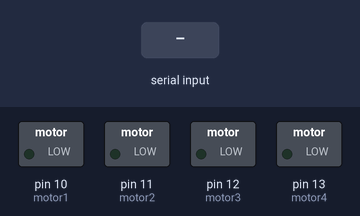
Simulated run of this sketch. Board: Arduino Uno, built with avr-gcc and run on an emulated ATmega328P. On the bench: switched loads named in the sketch (green lamp = pin HIGH). Inputs (shaded band) come from the test bench.

Above: at 1.2 s.
1.3 s: "F" received over Serial
At 1.9 s:
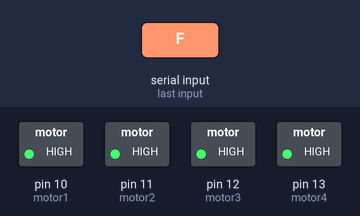
2.8 s: "L" received over Serial
At 4.0 s:
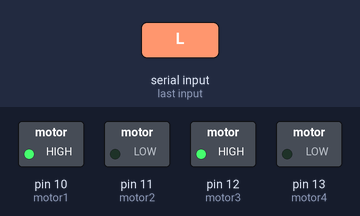
4.3 s: "R" received over Serial
At 5.4 s:
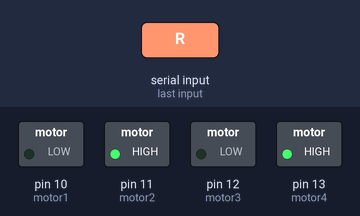
5.8 s: "B" received over Serial
At 6.5 s:
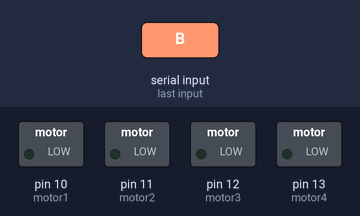
Timing chart, 0 to 8.3 s (numbered marks = the images above; inputs shaded):
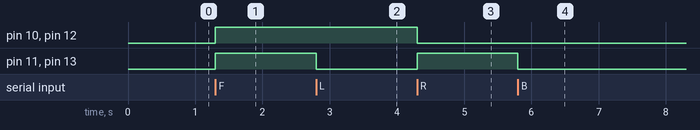

Measured:
- after the input at 1.3 s, pin 10 (motor1), pin 11 (motor2), pin 12 (motor3), pin 13 (motor4): LOW → HIGH at once
- after the input at 2.8 s, pin 11 (motor2), pin 13 (motor4): HIGH → LOW at once
- after the input at 4.3 s, pin 10 (motor1), pin 12 (motor3): HIGH → LOW at once; pin 11 (motor2), pin 13 (motor4): LOW → HIGH at once
- after the input at 5.8 s, pin 11 (motor2), pin 13 (motor4): HIGH → LOW at once

The sketch:

RoboCrab.ino
```cpp
// motor's vars
int motor1 = 10,
    motor2 = 11,
    motor3 = 12,
    motor4 = 13;

void setup() {
  Serial.begin(9600); // init bluetooth data

  for (int motor = motor1; motor >= motor1 && motor <= motor4; motor++) pinMode(motor, OUTPUT); // init digital pins
}

// func for go
void go( int turn1 = 0, int turn2 = 0, int turn3 = 0, int turn4 = 0 ) {
  digitalWrite(motor1, turn1);
  digitalWrite(motor2, turn2);
  digitalWrite(motor3, turn3);
  digitalWrite(motor4, turn4);
}

void loop() {

  switch ( Serial.read() ) { // turn
    case 'F': go(1, 1, 1, 1); break; // up
    case 'B': go(0, 0, 0, 0); break; // down

    case 'L': go(1, 0, 1, 0); break; // left
    case 'R': go(0, 1, 0, 1); break; // right

    case 'S': go(0, 0, 0, 0); break; // stop
  }

}
```
